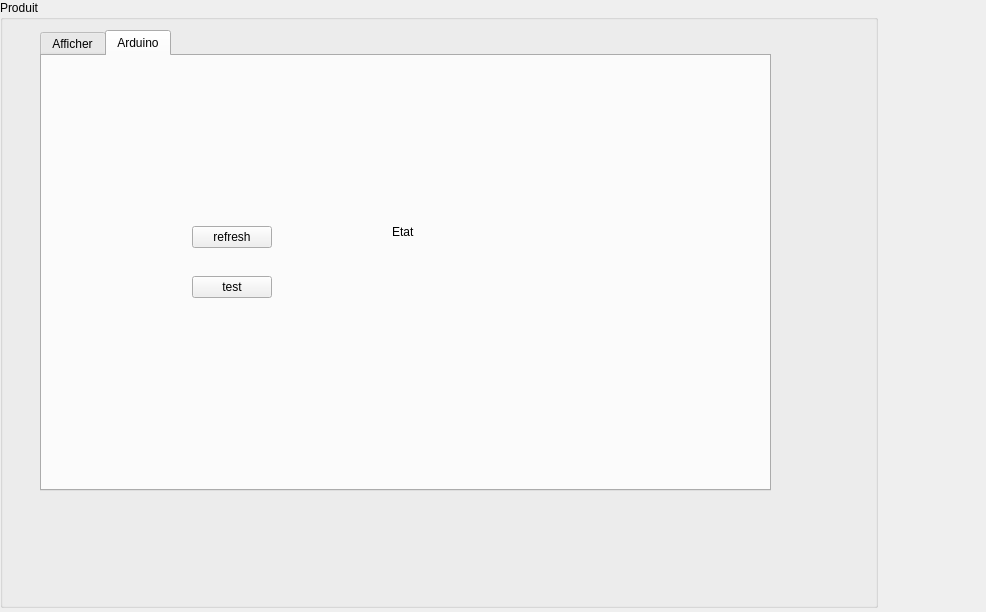
<?xml version="1.0" encoding="UTF-8"?>
<ui version="4.0">
 <class>produitsss</class>
 <widget class="QDialog" name="produitsss">
  <property name="geometry">
   <rect>
    <x>0</x>
    <y>0</y>
    <width>986</width>
    <height>612</height>
   </rect>
  </property>
  <property name="windowTitle">
   <string>Dialog</string>
  </property>
  <widget class="QGroupBox" name="groupBox">
   <property name="geometry">
    <rect>
     <x>0</x>
     <y>0</y>
     <width>878</width>
     <height>608</height>
    </rect>
   </property>
   <property name="title">
    <string>Produit</string>
   </property>
   <widget class="QTabWidget" name="kk">
    <property name="geometry">
     <rect>
      <x>40</x>
      <y>30</y>
      <width>731</width>
      <height>461</height>
     </rect>
    </property>
    <property name="currentIndex">
     <number>1</number>
    </property>
    <widget class="QWidget" name="tab">
     <attribute name="title">
      <string>Afficher</string>
     </attribute>
     <widget class="QLabel" name="label">
      <property name="geometry">
       <rect>
        <x>10</x>
        <y>50</y>
        <width>71</width>
        <height>16</height>
       </rect>
      </property>
      <property name="text">
       <string>ID produit:</string>
      </property>
     </widget>
     <widget class="QLabel" name="label_2">
      <property name="geometry">
       <rect>
        <x>10</x>
        <y>80</y>
        <width>61</width>
        <height>16</height>
       </rect>
      </property>
      <property name="text">
       <string>Fournisseur:</string>
      </property>
     </widget>
     <widget class="QLabel" name="label_3">
      <property name="geometry">
       <rect>
        <x>10</x>
        <y>110</y>
        <width>121</width>
        <height>16</height>
       </rect>
      </property>
      <property name="text">
       <string>Quantite:</string>
      </property>
     </widget>
     <widget class="QLabel" name="label_4">
      <property name="geometry">
       <rect>
        <x>250</x>
        <y>50</y>
        <width>101</width>
        <height>16</height>
       </rect>
      </property>
      <property name="text">
       <string>Prix unitaire:</string>
      </property>
     </widget>
     <widget class="QLabel" name="label_5">
      <property name="geometry">
       <rect>
        <x>240</x>
        <y>80</y>
        <width>81</width>
        <height>16</height>
       </rect>
      </property>
      <property name="text">
       <string>Type machine:</string>
      </property>
     </widget>
     <widget class="QLineEdit" name="lineEdit">
      <property name="geometry">
       <rect>
        <x>100</x>
        <y>50</y>
        <width>113</width>
        <height>20</height>
       </rect>
      </property>
     </widget>
     <widget class="QLineEdit" name="lineEdit_2">
      <property name="geometry">
       <rect>
        <x>100</x>
        <y>80</y>
        <width>113</width>
        <height>20</height>
       </rect>
      </property>
     </widget>
     <widget class="QLineEdit" name="lineEdit_3">
      <property name="geometry">
       <rect>
        <x>100</x>
        <y>110</y>
        <width>113</width>
        <height>20</height>
       </rect>
      </property>
     </widget>
     <widget class="QLineEdit" name="lineEdit_4">
      <property name="geometry">
       <rect>
        <x>320</x>
        <y>50</y>
        <width>113</width>
        <height>20</height>
       </rect>
      </property>
     </widget>
     <widget class="QLineEdit" name="lineEdit_5">
      <property name="geometry">
       <rect>
        <x>320</x>
        <y>80</y>
        <width>113</width>
        <height>20</height>
       </rect>
      </property>
     </widget>
     <widget class="QTableView" name="tableView">
      <property name="geometry">
       <rect>
        <x>10</x>
        <y>150</y>
        <width>691</width>
        <height>211</height>
       </rect>
      </property>
     </widget>
     <widget class="QPushButton" name="pushButton">
      <property name="geometry">
       <rect>
        <x>40</x>
        <y>370</y>
        <width>75</width>
        <height>23</height>
       </rect>
      </property>
      <property name="text">
       <string>Ajouter</string>
      </property>
     </widget>
     <widget class="QPushButton" name="pushButton_2">
      <property name="geometry">
       <rect>
        <x>130</x>
        <y>370</y>
        <width>75</width>
        <height>23</height>
       </rect>
      </property>
      <property name="text">
       <string>Modifier</string>
      </property>
     </widget>
     <widget class="QPushButton" name="pushButton_3">
      <property name="geometry">
       <rect>
        <x>220</x>
        <y>370</y>
        <width>75</width>
        <height>23</height>
       </rect>
      </property>
      <property name="text">
       <string>Supprimer</string>
      </property>
     </widget>
     <widget class="QPushButton" name="statBtn">
      <property name="geometry">
       <rect>
        <x>310</x>
        <y>370</y>
        <width>75</width>
        <height>23</height>
       </rect>
      </property>
      <property name="text">
       <string>statistique</string>
      </property>
     </widget>
     <widget class="QLabel" name="label_6">
      <property name="geometry">
       <rect>
        <x>250</x>
        <y>110</y>
        <width>47</width>
        <height>14</height>
       </rect>
      </property>
      <property name="text">
       <string>Produit</string>
      </property>
     </widget>
     <widget class="QLineEdit" name="lineEdit_6">
      <property name="geometry">
       <rect>
        <x>320</x>
        <y>110</y>
        <width>113</width>
        <height>20</height>
       </rect>
      </property>
     </widget>
     <widget class="QPushButton" name="pushButton_8">
      <property name="geometry">
       <rect>
        <x>440</x>
        <y>110</y>
        <width>91</width>
        <height>23</height>
       </rect>
      </property>
      <property name="text">
       <string>inserer image</string>
      </property>
     </widget>
     <widget class="QComboBox" name="comboBox">
      <property name="geometry">
       <rect>
        <x>400</x>
        <y>370</y>
        <width>71</width>
        <height>22</height>
       </rect>
      </property>
      <item>
       <property name="text">
        <string>trier par</string>
       </property>
      </item>
      <item>
       <property name="text">
        <string>prix</string>
       </property>
      </item>
      <item>
       <property name="text">
        <string>quantite</string>
       </property>
      </item>
      <item>
       <property name="text">
        <string>ID</string>
       </property>
      </item>
     </widget>
     <widget class="QLabel" name="label_7">
      <property name="geometry">
       <rect>
        <x>550</x>
        <y>43</y>
        <width>151</width>
        <height>91</height>
       </rect>
      </property>
      <property name="text">
       <string>image</string>
      </property>
     </widget>
    </widget>
    <widget class="QWidget" name="tab_2">
     <attribute name="title">
      <string>Arduino</string>
     </attribute>
     <widget class="QLabel" name="label_8">
      <property name="geometry">
       <rect>
        <x>350</x>
        <y>130</y>
        <width>141</width>
        <height>91</height>
       </rect>
      </property>
      <property name="text">
       <string>Etat</string>
      </property>
     </widget>
     <widget class="QPushButton" name="pushButton_4">
      <property name="geometry">
       <rect>
        <x>150</x>
        <y>170</y>
        <width>80</width>
        <height>22</height>
       </rect>
      </property>
      <property name="text">
       <string>refresh</string>
      </property>
     </widget>
     <widget class="QPushButton" name="testBtn">
      <property name="geometry">
       <rect>
        <x>150</x>
        <y>220</y>
        <width>80</width>
        <height>22</height>
       </rect>
      </property>
      <property name="text">
       <string>test</string>
      </property>
     </widget>
     <zorder>testBtn</zorder>
     <zorder>label_8</zorder>
     <zorder>pushButton_4</zorder>
    </widget>
   </widget>
  </widget>
 </widget>
 <resources/>
 <connections/>
</ui>
